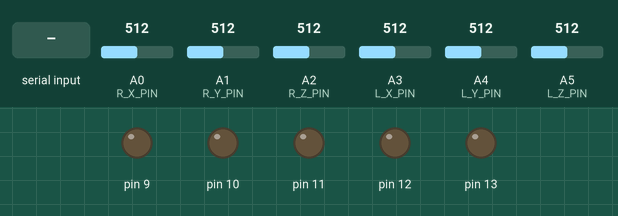
This sketch was run on a simulated Arduino Uno, built with avr-gcc and run on an emulated ATmega328P. Shown: output pins drawn as LEDs (lit = HIGH). The test bench sets the inputs (shaded band); at power-on: A0 (R_X_PIN) = 512, A1 (R_Y_PIN) = 512, A2 (R_Z_PIN) = 512, A3 (L_X_PIN) = 512, A4 (L_Y_PIN) = 512, A5 (L_Z_PIN) = 512. What the sketch prints to the serial monitor is not drawn.

Above: at 1.2 s.
1.3 s: "e" received over Serial
At 2.3 s:
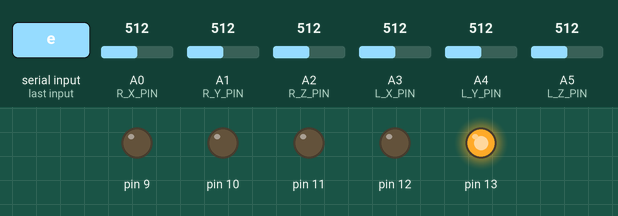
2.8 s: byte 123 (123) received over Serial
At 3.3 s:
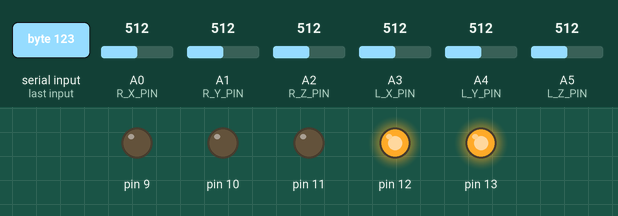
4.3 s: byte 1 (1) received over Serial
At 5.5 s:
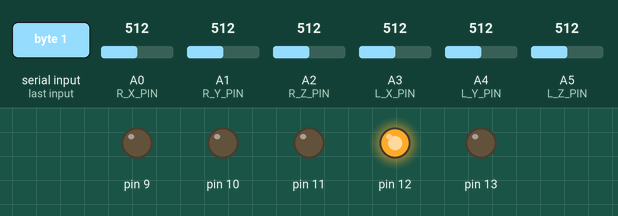
5.8 s: byte 126 (126) received over Serial
At 6.7 s:
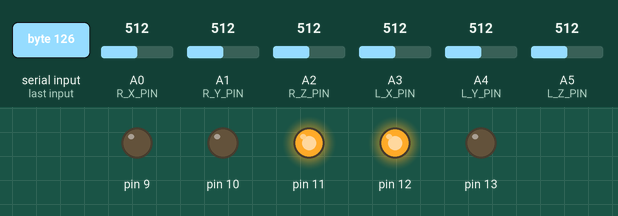
7.3 s: byte 3 (3) received over Serial
At 7.7 s:
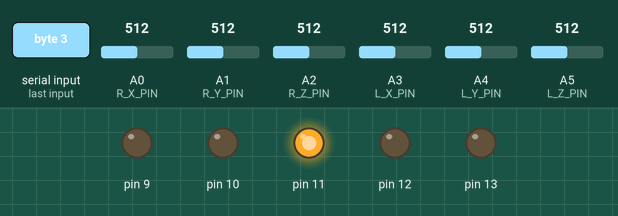
8.8 s: "m" received over Serial
At 10.0 s:
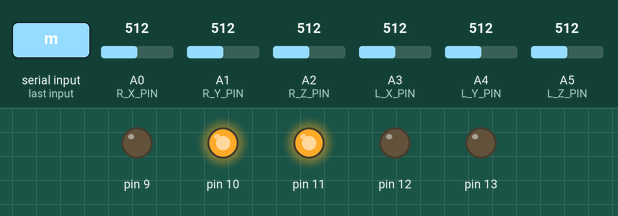
Timing chart, 0 to 11.3 s (numbered marks = the images above; inputs shaded):
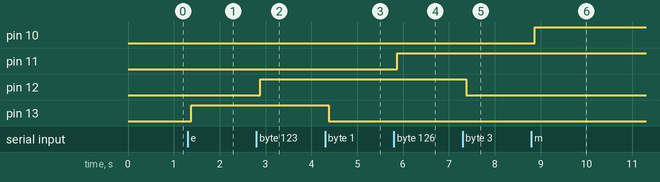

Measured:
- after the input at 1.3 s, pin 13: LOW → HIGH after 0.08 s
- after the input at 2.8 s, pin 12: LOW → HIGH after 0.08 s
- after the input at 4.3 s, pin 13: HIGH → LOW after 0.08 s
- after the input at 5.8 s, pin 11: LOW → HIGH after 0.08 s
- after the input at 7.3 s, pin 12: HIGH → LOW after 0.08 s
- after the input at 8.8 s, pin 10: LOW → HIGH after 0.07 s

The sketch:

VR_Globe_arduino.ino
```cpp
/*Arduino UnoでのKXSC7-2050加速度センサーのスケッチ*/
const int R_X_PIN = A0;
const int R_Y_PIN = A1;
const int R_Z_PIN = A2;
const int L_X_PIN = A3;
const int L_Y_PIN = A4;
const int L_Z_PIN = A5;
int InByte;

/* 加速度センサの値の構造体 */
struct Coordinate {long cx;long cy;long cz;};
/* 角度の構造体 */
struct Angle {int ax;int ay;int az;};

void setup() {
  pinMode(13,OUTPUT);
  pinMode(12,OUTPUT);
  pinMode(11,OUTPUT);
  pinMode(10,OUTPUT);
  pinMode(9,OUTPUT);
  Serial.begin(9600) ;
}
void loop() {
  if(Serial.available()>0){
    InByte=Serial.read();
  }
  switch (InByte){
    case 101:
      digitalWrite(13,HIGH);
      //Serial.println("121_13_HIGH");
      break;
    case 1:
      digitalWrite(13,LOW);
      //Serial.println("121_13_LOW");
      break;
    case 103:
      digitalWrite(12,HIGH);
      //Serial.println("123_12_HIGH");
      break;
    case 3:
      digitalWrite(12,LOW);
      //Serial.println("123_12_LOW");
      break;
    case 106:
      digitalWrite(11,HIGH);
      //Serial.println("126_11_HIGH");
      break;
    case 6:
      digitalWrite(11,LOW);
      //Serial.println("126_11_LOW");
      break;
    case 109:
      digitalWrite(10,HIGH);
     // Serial.println("129_10_HIGH");
      break;
    case 9:
      digitalWrite(10,LOW);
     // Serial.println("129_10_LOW");
      break;
    case 112:
      digitalWrite(9,HIGH);
      //Serial.println("132_9_HIGH");
      break;
    case 12:
      digitalWrite(9,LOW);
      //Serial.println("32_9_LOW");
      break;
    case 121:
      digitalWrite(13,HIGH);
      //Serial.println("121_13_HIGH");
      break;
    case 21:
      digitalWrite(13,LOW);
      //Serial.println("121_13_LOW");
      break;
    case 123:
      digitalWrite(12,HIGH);
      //Serial.println("123_12_HIGH");
      break;
    case 23:
      digitalWrite(12,LOW);
      //Serial.println("123_12_LOW");
      break;
    case 126:
      digitalWrite(11,HIGH);
      //Serial.println("126_11_HIGH");
      break;
    case 26:
      digitalWrite(11,LOW);
     //Serial.println("126_11_LOW");
      break;
    case 129:
      digitalWrite(10,HIGH);
      //Serial.println("129_10_HIGH");
      break;
    case 29:
      digitalWrite(10,LOW);
      //Serial.println("129_10_LOW");
      break;
    case 132:
      digitalWrite(9,HIGH);
      //Serial.println("132_9_HIGH");
      break;
    case 32:
      digitalWrite(9,LOW);
      //Serial.println("32_9_LOW");
      break;
    case 444:
      digitalWrite(13,HIGH);
      //Serial.println("TEST_HIGH");
      break;
    case 555:
      digitalWrite(13,LOW);
      //Serial.println("TEST_LOW");
      break;
    case 222:
      digitalWrite(13,LOW);
      digitalWrite(12,LOW);
      digitalWrite(11,LOW);
      digitalWrite(10,LOW);
      digitalWrite(9,LOW);
     // Serial.println("ALL_LOW");
      break;
  }

  Coordinate Rc = RgetCoordinate();
  Coordinate Lc = LgetCoordinate();
  //showCoordinate(Rc); //最大値・最小値を記録
  //showCoordinate(Lc); //最大値・最小値を記録
  Angle R = RangleCalculation(Rc);
  Angle L = LangleCalculation(Lc);
  //RshowAngle(R);
  LshowAngle(L);
  delay(50) ;
}

/*加速度センサーの値を取得する関数*/
Coordinate RgetCoordinate() {
  Coordinate Rc;
  long Rx = 0, Ry = 0, Rz = 0;
  // 各データを100回読込んで平均化する
  for (int i = 0; i < 100; i++) {
    Rx = Rx + analogRead(R_X_PIN);  // Ｘ軸を読込む
    Ry = Ry + analogRead(R_Y_PIN);  // Ｙ軸を読込む
    Rz = Rz + analogRead(R_Z_PIN);  // Ｚ軸を読込む
  }
  Rc.cx = Rx / 100;
  Rc.cy = Ry / 100;
  Rc.cz = Rz / 100;
  return Rc;
}
Coordinate LgetCoordinate() {
  Coordinate Lc;
  long Lx = 0, Ly = 0, Lz = 0;
  // 各データを100回読込んで平均化する
  for (int i = 0; i < 100; i++) {
    Lx = Lx + analogRead(L_X_PIN);  // Ｘ軸を読込む
    Ly = Ly + analogRead(L_Y_PIN);  // Ｙ軸を読込む
    Lz = Lz + analogRead(L_Z_PIN);  // Ｚ軸を読込む
  }
  Lc.cx = Lx / 100;
  Lc.cy = Ly / 100;
  Lc.cz = Lz / 100;
  return Lc;
}

/*センサの値から各座標の角度を計算する関数*/
Angle RangleCalculation(Coordinate c){
  // 以下のx,y,zの最大値最小値は各自で測定してください
  int MAX_X = 414, MAX_Y = 409, MAX_Z = 414;
  int MIN_X = 275, MIN_Y = 271, MIN_Z = 275;

  // 各座標の1度あたりの角度を計算
  float oneAngleX = (MAX_X - MIN_X) / 180.000;
  float oneAngleY = (MAX_Y - MIN_Y) / 180.000;
  float oneAngleZ = (MAX_Z - MIN_Z) / 180.000;

  // 各座標の角度を計算
  Angle a;
  a.ax = (c.cx - MIN_X) / oneAngleX - 90;
  a.ay = (c.cy - MIN_Y) / oneAngleY - 90;
  a.az = (c.cz - MIN_Z) / oneAngleZ - 90;
  return a;
}
Angle LangleCalculation(Coordinate c){
  // 以下のx,y,zの最大値最小値は各自で測定してください
  int MAX_X = 413, MAX_Y = 410, MAX_Z = 416;
  int MIN_X = 273, MIN_Y = 273, MIN_Z = 276;

  // 各座標の1度あたりの角度を計算
  float oneAngleX = (MAX_X - MIN_X) / 180.000;
  float oneAngleY = (MAX_Y - MIN_Y) / 180.000;
  float oneAngleZ = (MAX_Z - MIN_Z) / 180.000;

  // 各座標の角度を計算
  Angle a;
  a.ax = (c.cx - MIN_X) / oneAngleX - 90;
  a.ay = (c.cy - MIN_Y) / oneAngleY - 90;
  a.az = (c.cz - MIN_Z) / oneAngleZ - 90;
  return a;
}

/**
 * 角度を表示する関数
 */
void RshowAngle(Angle a) {
  Serial.print("1");
  Serial.print(",");
  Serial.print(a.ax);
  Serial.print(",");
  Serial.print(a.ay);
  Serial.print(",");
  Serial.println(a.az);
}
void LshowAngle(Angle a) {
  Serial.print("2");
  Serial.print(",");
  Serial.print(a.ax);
  Serial.print(",");
  Serial.print(a.ay);
  Serial.print(",");
  Serial.println(a.az);
}

/**
 * 加速度センサーの値を表示する関数
 */
void showCoordinate(Coordinate c) {
  Serial.print("x:");
  Serial.print(c.cx);
  Serial.print(" y:");
  Serial.print(c.cy);
  Serial.print(" z:");
  Serial.println(c.cz);
}
```
